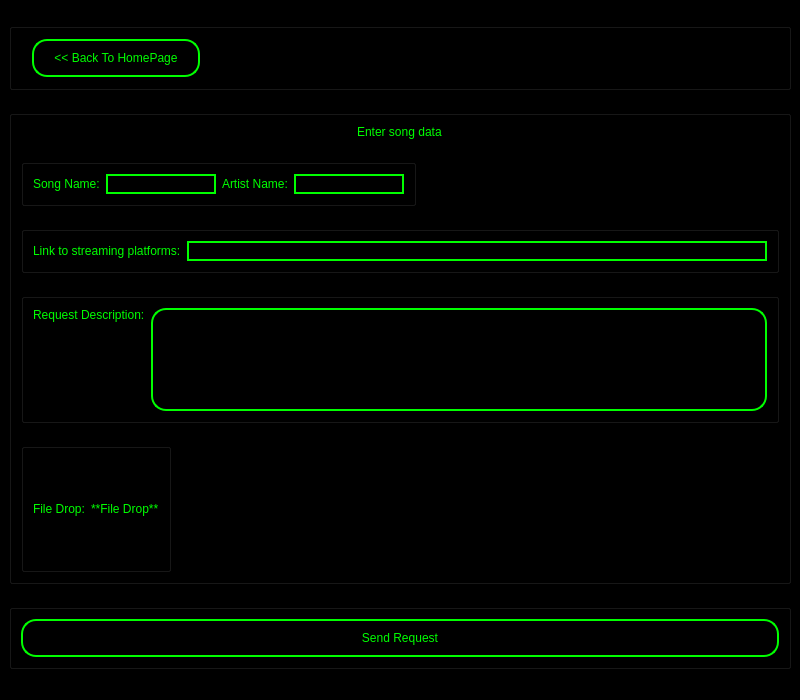
<?xml version="1.0" encoding="UTF-8"?>
<ui version="4.0">
 <class>MainWindow</class>
 <widget class="QMainWindow" name="MainWindow">
  <property name="geometry">
   <rect>
    <x>0</x>
    <y>0</y>
    <width>800</width>
    <height>700</height>
   </rect>
  </property>
  <property name="windowTitle">
   <string>MainWindow</string>
  </property>
  <property name="styleSheet">
   <string notr="true">background-color:black;
</string>
  </property>
  <widget class="QWidget" name="centralwidget">
   <layout class="QVBoxLayout" name="verticalLayout">
    <item>
     <widget class="QGroupBox" name="GroupBackButton">
      <property name="sizePolicy">
       <sizepolicy hsizetype="Minimum" vsizetype="Maximum">
        <horstretch>0</horstretch>
        <verstretch>0</verstretch>
       </sizepolicy>
      </property>
      <property name="styleSheet">
       <string notr="true">background-color:black;
</string>
      </property>
      <property name="title">
       <string>BackButton</string>
      </property>
      <property name="flat">
       <bool>true</bool>
      </property>
      <layout class="QHBoxLayout" name="horizontalLayout_5">
       <property name="spacing">
        <number>50</number>
       </property>
       <property name="leftMargin">
        <number>20</number>
       </property>
       <property name="topMargin">
        <number>10</number>
       </property>
       <property name="rightMargin">
        <number>20</number>
       </property>
       <property name="bottomMargin">
        <number>10</number>
       </property>
       <item alignment="Qt::AlignLeft">
        <widget class="QPushButton" name="ButtonBack">
         <property name="sizePolicy">
          <sizepolicy hsizetype="Fixed" vsizetype="Minimum">
           <horstretch>0</horstretch>
           <verstretch>0</verstretch>
          </sizepolicy>
         </property>
         <property name="styleSheet">
          <string notr="true">font: 14pt &quot;Arial&quot;;
border-radius: 15px;
border: 2px solid #00ff00;
color: #00ff00;
padding-top: 10px;
padding-bottom: 10px;
padding-left: 20px;
padding-right: 20px; </string>
         </property>
         <property name="text">
          <string>&lt;&lt; Back To HomePage</string>
         </property>
        </widget>
       </item>
      </layout>
     </widget>
    </item>
    <item>
     <widget class="QGroupBox" name="GroupEntries">
      <property name="sizePolicy">
       <sizepolicy hsizetype="Minimum" vsizetype="Expanding">
        <horstretch>0</horstretch>
        <verstretch>0</verstretch>
       </sizepolicy>
      </property>
      <property name="styleSheet">
       <string notr="true">background-color:black;
</string>
      </property>
      <property name="title">
       <string>GroupBox</string>
      </property>
      <property name="flat">
       <bool>true</bool>
      </property>
      <layout class="QVBoxLayout" name="verticalLayout_3">
       <item alignment="Qt::AlignHCenter">
        <widget class="QLabel" name="LabelTitle">
         <property name="sizePolicy">
          <sizepolicy hsizetype="Preferred" vsizetype="Minimum">
           <horstretch>0</horstretch>
           <verstretch>0</verstretch>
          </sizepolicy>
         </property>
         <property name="styleSheet">
          <string notr="true">font: 14pt &quot;Arial&quot;;
border-radius: 15px;
color: #00ff00;</string>
         </property>
         <property name="text">
          <string>&lt;html&gt;&lt;head/&gt;&lt;body&gt;&lt;p&gt;Enter song data&lt;/p&gt;&lt;/body&gt;&lt;/html&gt;</string>
         </property>
        </widget>
       </item>
       <item>
        <widget class="QGroupBox" name="GroupEntryLogin">
         <property name="sizePolicy">
          <sizepolicy hsizetype="Fixed" vsizetype="Maximum">
           <horstretch>0</horstretch>
           <verstretch>0</verstretch>
          </sizepolicy>
         </property>
         <property name="styleSheet">
          <string notr="true">background-color:black;
</string>
         </property>
         <property name="title">
          <string>GroupBox</string>
         </property>
         <property name="flat">
          <bool>true</bool>
         </property>
         <layout class="QHBoxLayout" name="horizontalLayout">
          <item>
           <widget class="QLabel" name="LabelName">
            <property name="sizePolicy">
             <sizepolicy hsizetype="Preferred" vsizetype="Maximum">
              <horstretch>0</horstretch>
              <verstretch>0</verstretch>
             </sizepolicy>
            </property>
            <property name="styleSheet">
             <string notr="true">font: 14pt &quot;Arial&quot;;
border-radius: 15px;
color: #00ff00;</string>
            </property>
            <property name="text">
             <string>Song Name:</string>
            </property>
           </widget>
          </item>
          <item>
           <widget class="QLineEdit" name="LineEditName">
            <property name="sizePolicy">
             <sizepolicy hsizetype="Maximum" vsizetype="Fixed">
              <horstretch>0</horstretch>
              <verstretch>0</verstretch>
             </sizepolicy>
            </property>
            <property name="styleSheet">
             <string notr="true">font: 14pt &quot;Arial&quot;;
border-radius: 15px;
border: 2px solid #00ff00;
color: #00ff00;</string>
            </property>
           </widget>
          </item>
          <item alignment="Qt::AlignRight">
           <widget class="QLabel" name="LabelArtist">
            <property name="sizePolicy">
             <sizepolicy hsizetype="Preferred" vsizetype="Maximum">
              <horstretch>0</horstretch>
              <verstretch>0</verstretch>
             </sizepolicy>
            </property>
            <property name="styleSheet">
             <string notr="true">font: 14pt &quot;Arial&quot;;
border-radius: 15px;
color: #00ff00;</string>
            </property>
            <property name="text">
             <string>Artist Name:</string>
            </property>
           </widget>
          </item>
          <item alignment="Qt::AlignRight">
           <widget class="QLineEdit" name="LineEditArtist">
            <property name="sizePolicy">
             <sizepolicy hsizetype="Maximum" vsizetype="Fixed">
              <horstretch>0</horstretch>
              <verstretch>0</verstretch>
             </sizepolicy>
            </property>
            <property name="styleSheet">
             <string notr="true">font: 14pt &quot;Arial&quot;;
border-radius: 15px;
border: 2px solid #00ff00;
color: #00ff00;</string>
            </property>
           </widget>
          </item>
         </layout>
        </widget>
       </item>
       <item>
        <widget class="QGroupBox" name="GroupEntryLogin_2">
         <property name="sizePolicy">
          <sizepolicy hsizetype="Expanding" vsizetype="Maximum">
           <horstretch>0</horstretch>
           <verstretch>0</verstretch>
          </sizepolicy>
         </property>
         <property name="styleSheet">
          <string notr="true">background-color:black;
</string>
         </property>
         <property name="title">
          <string>GroupBox</string>
         </property>
         <property name="flat">
          <bool>true</bool>
         </property>
         <layout class="QHBoxLayout" name="horizontalLayout_3">
          <item>
           <widget class="QLabel" name="LabelLink">
            <property name="sizePolicy">
             <sizepolicy hsizetype="Preferred" vsizetype="Maximum">
              <horstretch>0</horstretch>
              <verstretch>0</verstretch>
             </sizepolicy>
            </property>
            <property name="styleSheet">
             <string notr="true">font: 14pt &quot;Arial&quot;;
border-radius: 15px;
color: #00ff00;</string>
            </property>
            <property name="text">
             <string>Link to streaming platforms:</string>
            </property>
           </widget>
          </item>
          <item>
           <widget class="QLineEdit" name="LineEditLink">
            <property name="sizePolicy">
             <sizepolicy hsizetype="Expanding" vsizetype="Fixed">
              <horstretch>0</horstretch>
              <verstretch>0</verstretch>
             </sizepolicy>
            </property>
            <property name="styleSheet">
             <string notr="true">font: 14pt &quot;Arial&quot;;
border-radius: 15px;
border: 2px solid #00ff00;
color: #00ff00;</string>
            </property>
           </widget>
          </item>
         </layout>
        </widget>
       </item>
       <item>
        <widget class="QGroupBox" name="GroupEntryLogin_3">
         <property name="sizePolicy">
          <sizepolicy hsizetype="Expanding" vsizetype="Expanding">
           <horstretch>0</horstretch>
           <verstretch>0</verstretch>
          </sizepolicy>
         </property>
         <property name="styleSheet">
          <string notr="true">background-color:black;
</string>
         </property>
         <property name="title">
          <string>GroupBox</string>
         </property>
         <property name="flat">
          <bool>true</bool>
         </property>
         <layout class="QHBoxLayout" name="horizontalLayout_4">
          <property name="sizeConstraint">
           <enum>QLayout::SetDefaultConstraint</enum>
          </property>
          <item alignment="Qt::AlignTop">
           <widget class="QLabel" name="LabelDescription">
            <property name="sizePolicy">
             <sizepolicy hsizetype="Preferred" vsizetype="Fixed">
              <horstretch>0</horstretch>
              <verstretch>0</verstretch>
             </sizepolicy>
            </property>
            <property name="styleSheet">
             <string notr="true">font: 14pt &quot;Arial&quot;;
border-radius: 15px;
color: #00ff00;</string>
            </property>
            <property name="text">
             <string>Request Description:</string>
            </property>
           </widget>
          </item>
          <item>
           <widget class="QLineEdit" name="LineEditDescription">
            <property name="sizePolicy">
             <sizepolicy hsizetype="Expanding" vsizetype="Expanding">
              <horstretch>0</horstretch>
              <verstretch>0</verstretch>
             </sizepolicy>
            </property>
            <property name="styleSheet">
             <string notr="true">font: 14pt &quot;Arial&quot;;
border-radius: 15px;
border: 2px solid #00ff00;
color: #00ff00;</string>
            </property>
           </widget>
          </item>
         </layout>
        </widget>
       </item>
       <item>
        <widget class="QGroupBox" name="GroupEntryPassword">
         <property name="sizePolicy">
          <sizepolicy hsizetype="Maximum" vsizetype="Expanding">
           <horstretch>0</horstretch>
           <verstretch>0</verstretch>
          </sizepolicy>
         </property>
         <property name="styleSheet">
          <string notr="true">background-color:black;
</string>
         </property>
         <property name="title">
          <string>GroupBox</string>
         </property>
         <property name="flat">
          <bool>true</bool>
         </property>
         <layout class="QHBoxLayout" name="horizontalLayout_2">
          <item>
           <widget class="QLabel" name="LabelFile">
            <property name="sizePolicy">
             <sizepolicy hsizetype="Preferred" vsizetype="Maximum">
              <horstretch>0</horstretch>
              <verstretch>0</verstretch>
             </sizepolicy>
            </property>
            <property name="styleSheet">
             <string notr="true">font: 14pt &quot;Arial&quot;;
border-radius: 15px;
color: #00ff00;</string>
            </property>
            <property name="text">
             <string>File Drop:</string>
            </property>
           </widget>
          </item>
          <item>
           <widget class="QLabel" name="FileDrop">
            <property name="sizePolicy">
             <sizepolicy hsizetype="Maximum" vsizetype="Maximum">
              <horstretch>0</horstretch>
              <verstretch>0</verstretch>
             </sizepolicy>
            </property>
            <property name="styleSheet">
             <string notr="true">font: 14pt &quot;Arial&quot;;
border-radius: 15px;
color: #00ff00;</string>
            </property>
            <property name="text">
             <string>**File Drop**</string>
            </property>
           </widget>
          </item>
         </layout>
        </widget>
       </item>
      </layout>
     </widget>
    </item>
    <item>
     <widget class="QGroupBox" name="GroupButtons">
      <property name="sizePolicy">
       <sizepolicy hsizetype="Minimum" vsizetype="Maximum">
        <horstretch>0</horstretch>
        <verstretch>0</verstretch>
       </sizepolicy>
      </property>
      <property name="styleSheet">
       <string notr="true">background-color:black;
</string>
      </property>
      <property name="title">
       <string>GroupBox</string>
      </property>
      <property name="flat">
       <bool>true</bool>
      </property>
      <layout class="QVBoxLayout" name="verticalLayout_2">
       <item>
        <widget class="QPushButton" name="ButtonRequest">
         <property name="sizePolicy">
          <sizepolicy hsizetype="Minimum" vsizetype="Minimum">
           <horstretch>0</horstretch>
           <verstretch>0</verstretch>
          </sizepolicy>
         </property>
         <property name="styleSheet">
          <string notr="true">font: 14pt &quot;Arial&quot;;
border-radius: 15px;
border: 2px solid #00ff00;
color: #00ff00;
padding-top: 10px;
padding-bottom: 10px;
padding-left: 20px;
padding-right: 20px; </string>
         </property>
         <property name="text">
          <string>Send Request</string>
         </property>
        </widget>
       </item>
      </layout>
     </widget>
    </item>
   </layout>
  </widget>
  <widget class="QMenuBar" name="menubar">
   <property name="geometry">
    <rect>
     <x>0</x>
     <y>0</y>
     <width>800</width>
     <height>26</height>
    </rect>
   </property>
  </widget>
  <widget class="QStatusBar" name="statusbar"/>
 </widget>
 <resources/>
 <connections/>
</ui>
